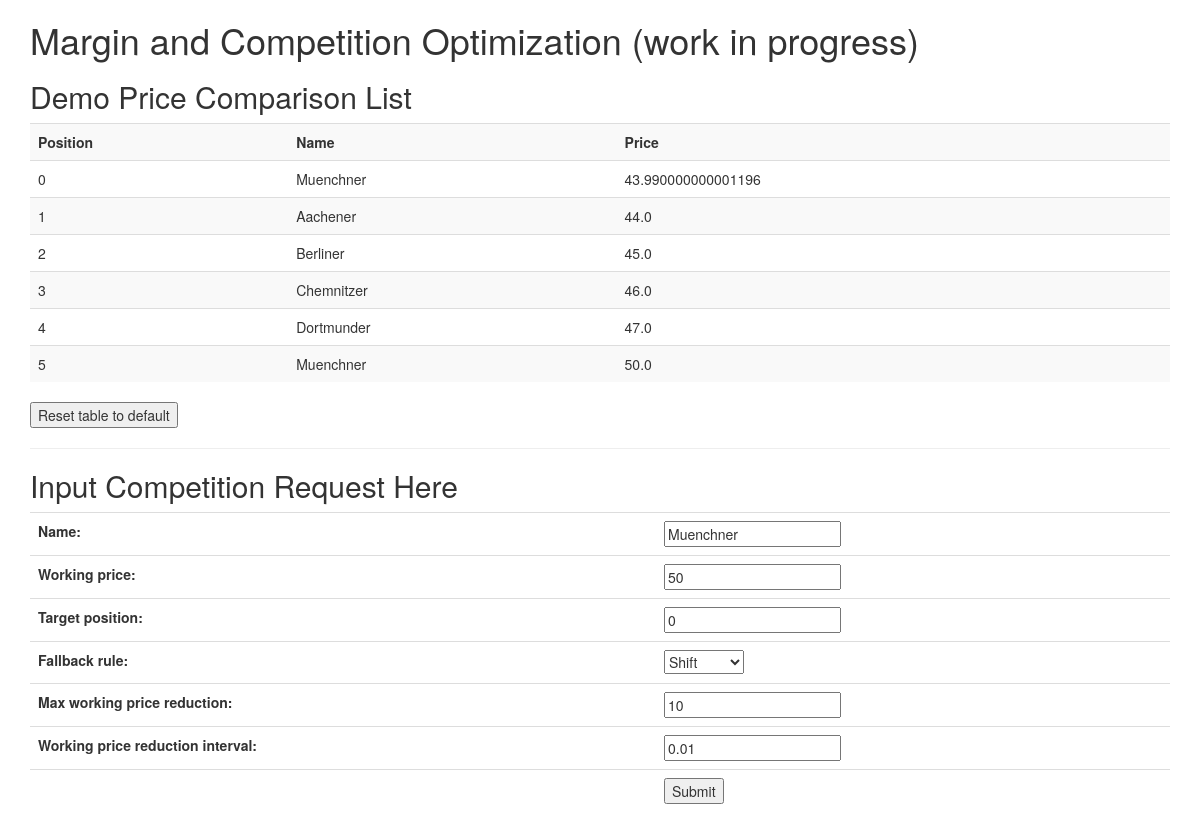
Before: /market_list/ with the older database file.
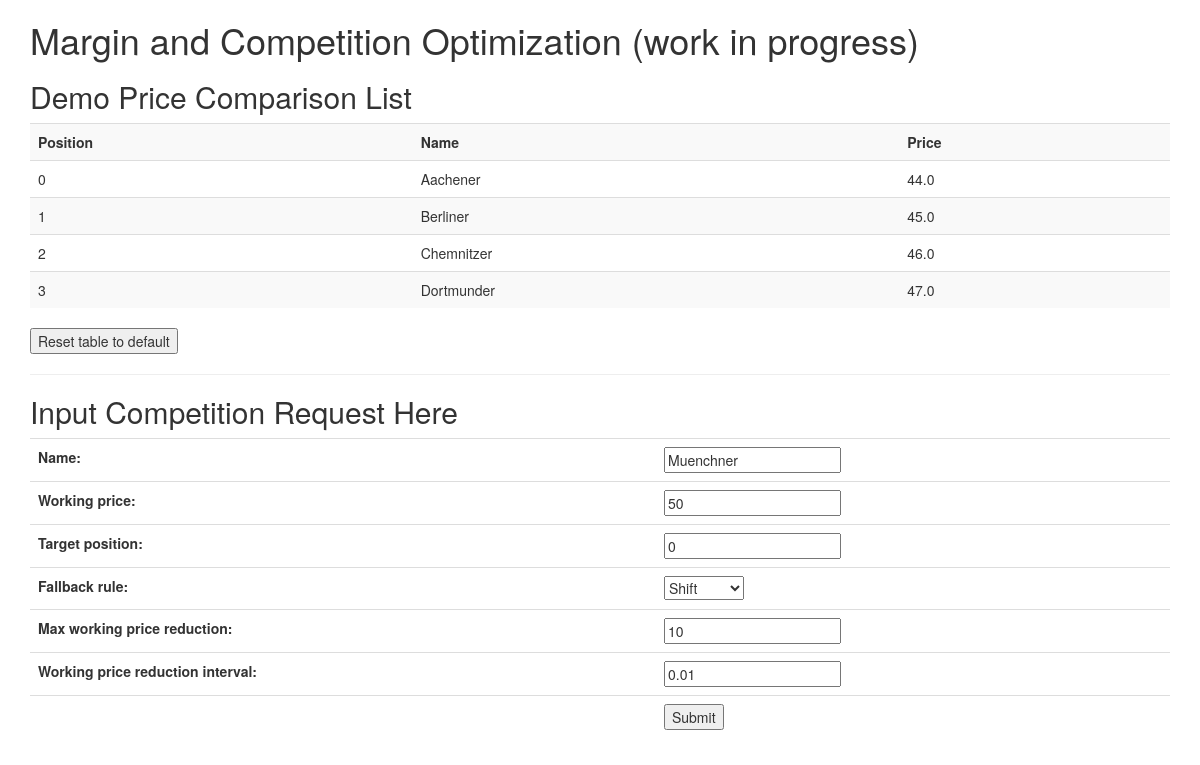
After: the same page with the newer database file.
### market_list/models.py (models this page shows, shortened)
class InsuranceQuote(models.Model):
    name = models.CharField(max_length=200)
    price = models.FloatField()

### market_list/views.py (the view)
def index(request):
    return render(request, 'market_list/index.html', get_context())

### market_list/forms.py
class CompetitionRequestForm(forms.ModelForm):
    class Meta:
        model = CompetitionRequest
        fields = '__all__'

### market_list/views.py (called while the page is built)
def get_context():
    list = InsuranceQuote.objects.order_by('price')
    defaults = {'name': "Muenchner",
                'working_price': 50,
                'target_position': 0,
                'fallback_rule': 'SH',
                'working_price_reduction_interval': 0.01,
                'max_working_price_reduction': 10
                }
    form = CompetitionRequestForm(initial=defaults)
    context = {'list': list, 'form': form}
    return context

### market_list/templates/market_list/index.html (shortened to what this page needs)
<!DOCTYPE html>
<html lang="en">
<head>
    <link rel="stylesheet" href="http://maxcdn.bootstrapcdn.com/bootstrap/3.3.6/css/bootstrap.min.css">
</head>
<body>
<div class="container">
    <h1>Margin and Competition Optimization (work in progress)</h1>
    <h2>Demo Price Comparison List</h2>
    {% if list %}
        <table class="table table-striped">
            <tr><th>Position</th><th>Name</th><th>Price</th></tr>
        {% for entry in list %}
            <tr>
            <td>{{ forloop.counter0 }}</td><td> {{ entry.name }}</td><td>{{ entry.price }}</td>
            </tr>
        {% endfor %}
        </table>
    {% else %}
        <p>No market entries are available.</p>
    {% endif %}
    <form action="{% url 'market_list:fill_market_list' %}" method="post">
        <input type="submit" value="Reset table to default"/>
    </form>
<hr/>
    <h2>Input Competition Request Here</h2>
    <form action="{% url 'market_list:submit_request' %}" method="post">
        <table class="table">
        {{ form.as_table }}
        <tr><td></td><td><input type="submit" value="Submit"/></td></tr>
        </table>
    </form>
</div>
</body>
</html>

Changed rows visible on the page:
removed InsuranceQuote: name "Muenchner", price "43.990000000001196"
removed InsuranceQuote: name "Muenchner", price "50.0"
